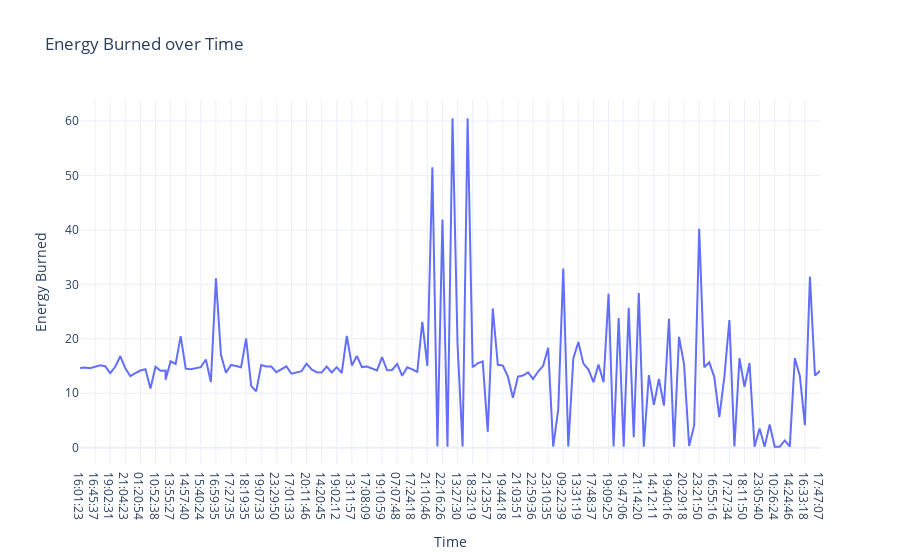

Source (notebook cell):
### Code cell
fig = px.line(df, x='Time', y='Energy Burned', title = 'Energy Burned over Time')

fig.show()

### Figure 1 — Plotly figure (JSON) as saved in the notebook; plotly's stock layout.template omitted (floating-point values rounded to 4 significant figures; data arrays with more than 128 entries replaced by an {"elided": "..."} marker saying what was removed)
{"data": [{"hovertemplate": "Time=%{x}<br>Energy Burned=%{y}<extra></extra>", "legendgroup": "", "line": {"color": "#636efa", "dash": "solid"}, "marker": {"symbol": "circle"}, "mode": "lines", "name": "", "orientation": "v", "showlegend": false, "type": "scatter", "x": {"elided": "149 str values"}, "xaxis": "x", "y": {"elided": "149 float values"}, "yaxis": "y"}], "layout": {"legend": {"tracegroupgap": 0}, "title": {"text": "Energy Burned over Time"}, "xaxis": {"anchor": "y", "domain": [0, 1], "title": {"text": "Time"}}, "yaxis": {"anchor": "x", "domain": [0, 1], "title": {"text": "Energy Burned"}}}}
